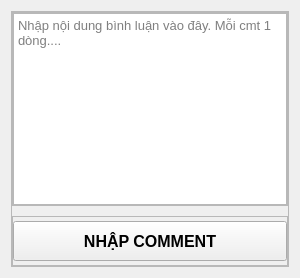
               <widget class="QWidget" name="page_import_cmt">
                <property name="minimumSize">
                 <size>
                  <width>300</width>
                  <height>100</height>
                 </size>
                </property>
                <property name="maximumSize">
                 <size>
                  <width>1000</width>
                  <height>1000</height>
                 </size>
                </property>
                <layout class="QVBoxLayout" name="verticalLayout_9">
                 <item>
                  <widget class="QFrame" name="frame">
                   <property name="frameShape">
                    <enum>QFrame::StyledPanel</enum>
                   </property>
                   <property name="frameShadow">
                    <enum>QFrame::Raised</enum>
                   </property>
                   <layout class="QVBoxLayout" name="verticalLayout_10">
                    <property name="spacing">
                     <number>10</number>
                    </property>
                    <property name="leftMargin">
                     <number>0</number>
                    </property>
                    <property name="topMargin">
                     <number>0</number>
                    </property>
                    <property name="rightMargin">
                     <number>0</number>
                    </property>
                    <property name="bottomMargin">
                     <number>0</number>
                    </property>
                    <item>
                     <widget class="QFrame" name="frame_2">
                      <property name="frameShape">
                       <enum>QFrame::StyledPanel</enum>
                      </property>
                      <property name="frameShadow">
                       <enum>QFrame::Raised</enum>
                      </property>
                      <layout class="QVBoxLayout" name="verticalLayout_12">
                       <property name="spacing">
                        <number>0</number>
                       </property>
                       <property name="leftMargin">
                        <number>0</number>
                       </property>
                       <property name="topMargin">
                        <number>0</number>
                       </property>
                       <property name="rightMargin">
                        <number>0</number>
                       </property>
                       <property name="bottomMargin">
                        <number>0</number>
                       </property>
                       <item>
                        <widget class="QTextEdit" name="textEdit_export_cmt">
                         <property name="font">
                          <font>
                           <family>Segoe UI</family>
                           <pointsize>10</pointsize>
                          </font>
                         </property>
                         <property name="cursor" stdset="0">
                          <cursorShape>IBeamCursor</cursorShape>
                         </property>
                         <property name="lineWrapMode">
                          <enum>QTextEdit::NoWrap</enum>
                         </property>
                         <property name="placeholderText">
                          <string>Nhập nội dung bình luận vào đây. Mỗi cmt 1 dòng....</string>
                         </property>
                        </widget>
                       </item>
                      </layout>
                     </widget>
                    </item>
                    <item>
                     <widget class="QFrame" name="frame_3">
                      <property name="minimumSize">
                       <size>
                        <width>0</width>
                        <height>50</height>
                       </size>
                      </property>
                      <property name="maximumSize">
                       <size>
                        <width>16777215</width>
                        <height>50</height>
                       </size>
                      </property>
                      <property name="frameShape">
                       <enum>QFrame::StyledPanel</enum>
                      </property>
                      <property name="frameShadow">
                       <enum>QFrame::Raised</enum>
                      </property>
                      <layout class="QVBoxLayout" name="verticalLayout_11">
                       <property name="spacing">
                        <number>10</number>
                       </property>
                       <property name="leftMargin">
                        <number>0</number>
                       </property>
                       <property name="topMargin">
                        <number>0</number>
                       </property>
                       <property name="rightMargin">
                        <number>0</number>
                       </property>
                       <property name="bottomMargin">
                        <number>0</number>
                       </property>
                       <item>
                        <widget class="QPushButton" name="pushButton_export_cmt">
                         <property name="maximumSize">
                          <size>
                           <width>16777215</width>
                           <height>40</height>
                          </size>
                         </property>
                         <property name="font">
                          <font>
                           <family>Segoe UI</family>
                           <pointsize>12</pointsize>
                           <weight>75</weight>
                           <bold>true</bold>
                          </font>
                         </property>
                         <property name="cursor">
                          <cursorShape>PointingHandCursor</cursorShape>
                         </property>
                         <property name="text">
                          <string>NHẬP COMMENT</string>
                         </property>
                        </widget>
                       </item>
                      </layout>
                     </widget>
                    </item>
                   </layout>
                  </widget>
                 </item>
                </layout>
               </widget>
